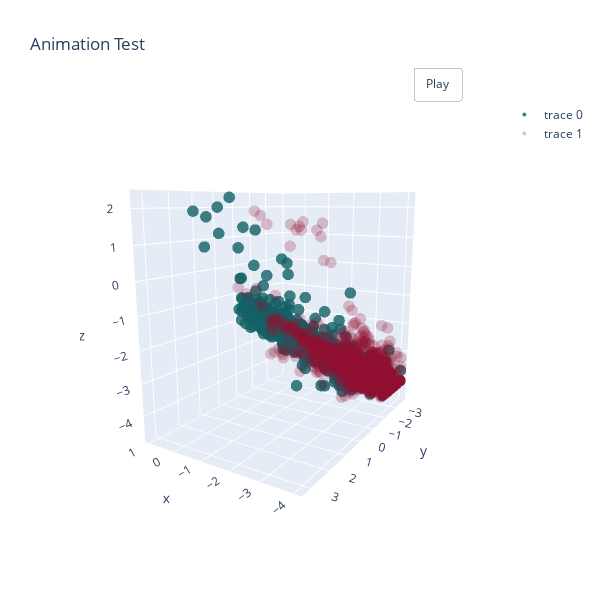

Notebook cell for this chart:
### Markdown cell above
### Some 3d Animations: These were very helpful in terms of analysis, but I couldn't find a good way to get them on the report. 
#### The code to make these animations was (mostly) taken from: https://stackoverflow.com/questions/68100031/animated-3d-surface-plots-with-plotly

### Code cell
import plotly.graph_objects as go
import numpy as np

# Helix equation
t = np.linspace(0, 10, 50)
x = smokers_l['LBXVBZ']
y = smokers_l['LBXVXY']
z = smokers_l['LBXVEB']

xp = non_smokers_l['LBXVBZ']
yp = non_smokers_l['LBXVXY']
zp = non_smokers_l['LBXVEB']

fig = go.Figure([go.Scatter3d(x=x, y=y, z=z, mode='markers',marker=dict(
        size=4,
        color='#126166',                # set color to an array/list of desired values
        colorscale='Viridis',   # choose a colorscale
        opacity=0.8
    ) ),
    go.Scatter3d(x=xp, y=yp, z=zp, mode='markers',marker=dict(
        size=4,
        color='#900F30',                # set color to an array/list of desired values
        colorscale='Viridis',   # choose a colorscale
        opacity=0.8
    ), opacity=.3 )])
x_eye = -1.25
y_eye = 2
z_eye = 0.5

fig.update_layout(
         title='Animation Test',
         width=600,
         height=600,
         scene_camera_eye=dict(x=x_eye, y=y_eye, z=z_eye),
         updatemenus=[dict(type='buttons',
                  showactive=False,
                  y=1,
                  x=0.8,
                  xanchor='left',
                  yanchor='bottom',
                  pad=dict(t=45, r=10),
                  buttons=[dict(label='Play',
                                 method='animate',
                                 args=[None, dict(frame=dict(duration=5, redraw=True), 
                                                             transition=dict(duration=0),
                                                             fromcurrent=True,
                                                             mode='immediate'
                                                            )]
                                            )
                                      ]
                              )
                        ]
)


def rotate_z(x, y, z, theta):
    w = x+1j*y
    return np.real(np.exp(1j*theta)*w), np.imag(np.exp(1j*theta)*w), z

frames=[]
for t in np.arange(0, 6.26, 0.1):
    xe, ye, ze = rotate_z(x_eye, y_eye, z_eye, -t)
    frames.append(go.Frame(layout=dict(scene_camera_eye=dict(x=xe, y=ye, z=ze))))
fig.frames=frames

fig.show()

### Figure 1 — Plotly figure (JSON) as saved in the notebook; plotly's stock layout.template omitted (floating-point values rounded to 4 significant figures; data arrays with more than 128 entries replaced by an {"elided": "..."} marker saying what was removed)
{"data": [{"marker": {"color": "#126166", "colorscale": [[0, "#440154"], [0.1111, "#482878"], [0.2222, "#3e4989"], [0.3333, "#31688e"], [0.4444, "#26828e"], [0.5556, "#1f9e89"], [0.6667, "#35b779"], [0.7778, "#6ece58"], [0.8889, "#b5de2b"], [1, "#fde725"]], "opacity": 0.8, "size": 4}, "mode": "markers", "type": "scatter3d", "x": {"elided": "4021 float values"}, "y": {"elided": "4021 float values"}, "z": {"elided": "4021 float values"}}, {"marker": {"color": "#900F30", "colorscale": [[0, "#440154"], [0.1111, "#482878"], [0.2222, "#3e4989"], [0.3333, "#31688e"], [0.4444, "#26828e"], [0.5556, "#1f9e89"], [0.6667, "#35b779"], [0.7778, "#6ece58"], [0.8889, "#b5de2b"], [1, "#fde725"]], "opacity": 0.8, "size": 4}, "mode": "markers", "opacity": 0.3, "type": "scatter3d", "x": {"elided": "3946 float values"}, "y": {"elided": "3946 float values"}, "z": {"elided": "3946 float values"}}], "layout": {"height": 600, "scene": {"camera": {"eye": {"x": -1.25, "y": 2, "z": 0.5}}}, "title": {"text": "Animation Test"}, "updatemenus": [{"buttons": [{"args": [null, {"frame": {"duration": 5, "redraw": true}, "fromcurrent": true, "mode": "immediate", "transition": {"duration": 0}}], "label": "Play", "method": "animate"}], "pad": {"r": 10, "t": 45}, "showactive": false, "type": "buttons", "x": 0.8, "xanchor": "left", "y": 1, "yanchor": "bottom"}], "width": 600}}
